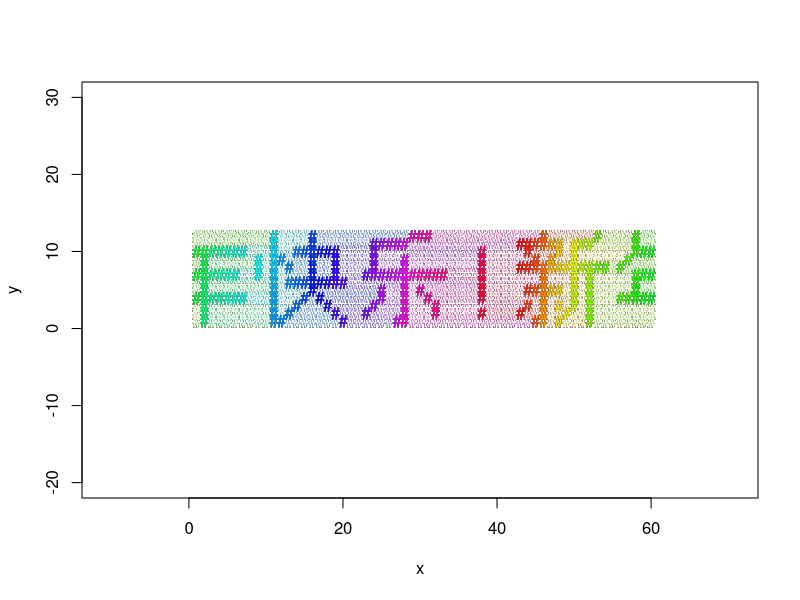

Generate this figure with R: (Note: a time limit stopped this script after it produced the figure.)
## Chinese characters "Happy New Year" scrolling on the screen
## original code by Yixuan Qiu <yixuan.qiu@cos.name>
## modified by Taiyun Wei <taiyun.wei@cos.name>
## URL: http://cos.name/bbs/read.php?tid=13595
y = c(11, 8, 2, 11, 10, 8, 5, 3, 11, 9, 8, 5, 1, 12, 
    11, 8, 7, 6, 5, 4, 3, 2, 1, 11, 9, 8, 5, 11, 10, 8, 5, 3, 
    1, 8, 2, 11, 10, 9, 8, 7, 6, 5, 4, 3, 11, 8, 11, 8, 7, 6, 
    5, 4, 3, 2, 1, 12, 8, 8, 50, 8, 4, 9, 4, 12, 11, 10, 7, 6, 
    5, 4, 10, 7, 4, 10, 7, 4, 10, 7, 4, 10, 9, 8, 7, 6, 5, 4, 
    3, 2, 1, 10, 7, 4, 10, 7, 4, 10, 7, 4, 10, 7, 4, 10, 4, 50, 
    9, 8, 7, 50, 12, 11, 10, 9, 8, 7, 6, 5, 4, 3, 2, 1, 9, 1, 
    8, 6, 2, 10, 6, 3, 10, 6, 4, 12, 11, 10, 9, 8, 7, 6, 5, 10, 
    6, 4, 10, 6, 3, 10, 9, 8, 7, 6, 2, 6, 1, 50, 50, 7, 2, 11, 
    10, 9, 8, 7, 3, 11, 7, 5, 4, 11, 7, 11, 7, 1, 11, 9, 8, 7, 
    6, 5, 4, 3, 2, 1, 12, 7, 12, 7, 5, 12, 7, 4, 7, 3, 2, 7, 
    50, 50, 50, 50, 10, 9, 8, 7, 6, 5, 4, 2, 50, 50, 50, 50)
r = c(3, 5, 5, 10, 4, 6, 2, 9, 2, 9, 2, 1, 1, 2, 2, 
    7, 3, 3, 3, 10, 3, 3, 3, 3, 2, 1, 3, 1, 12, 2, 3, 3, 3, 8, 
    3, 3, 6, 2, 1, 1, 2, 6, 4, 2, 3, 10, 2, 3, 3, 3, 1, 1, 1, 
    1, 1, 8, 1, 1, 1, 1)
x = rep(1:60, r)
plot(x, y, asp = 1, pch = "#", type = "n", xlim = c(0, 
    60), ylim = c(-20, 30))
for (i in 1:10000) {
    points(x, y, asp = 1, pch = "#", col = rainbow(length(x))[1:length(x)])
    Sys.sleep(0.2)
    points(x, y, asp = 1, pch = "#", col = "white")
    x = ifelse(x == 1, x * 60, x - 1)
    points(x, y, asp = 1, pch = "#")
} 
